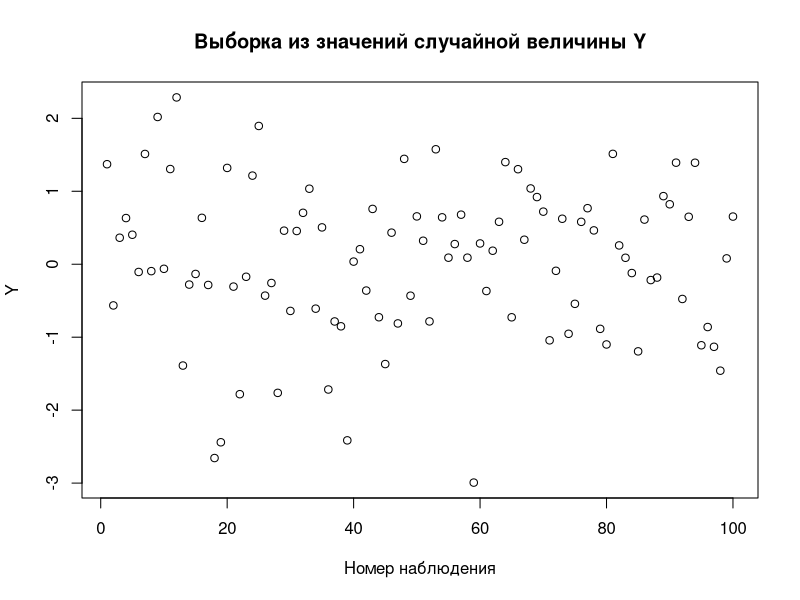
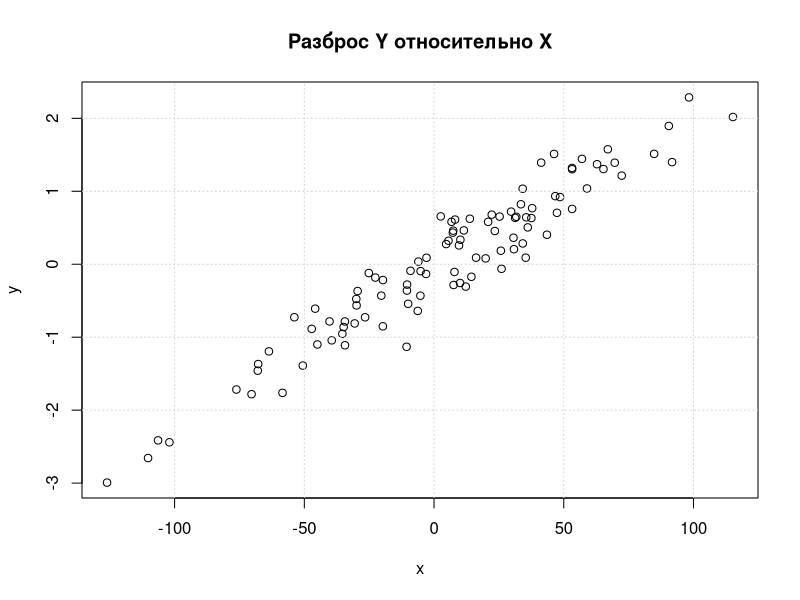
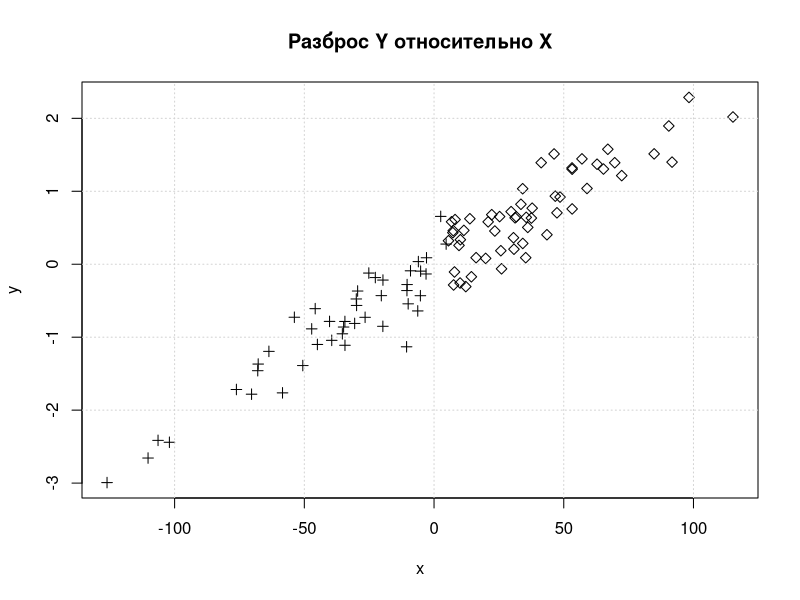
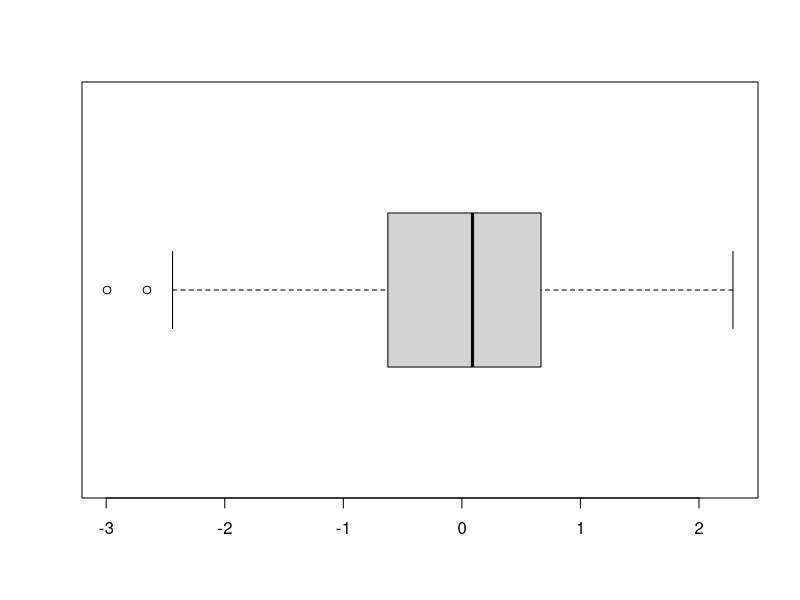
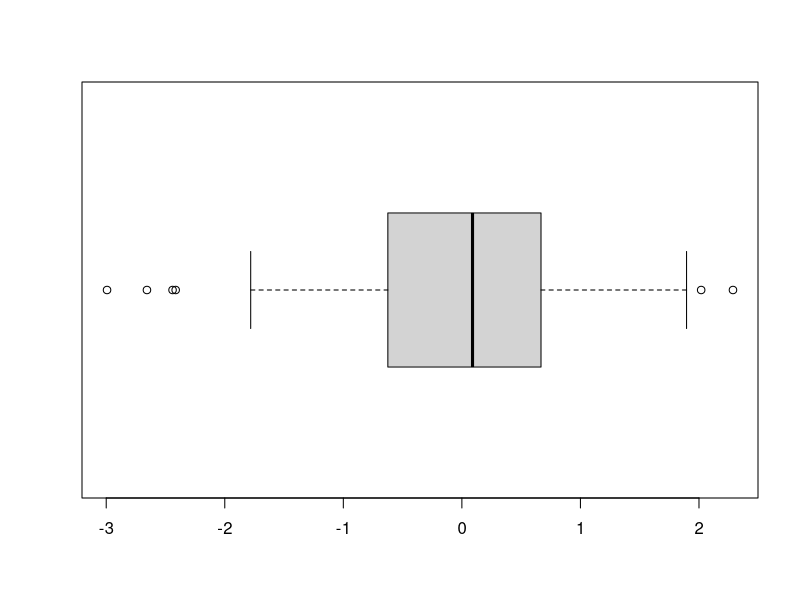
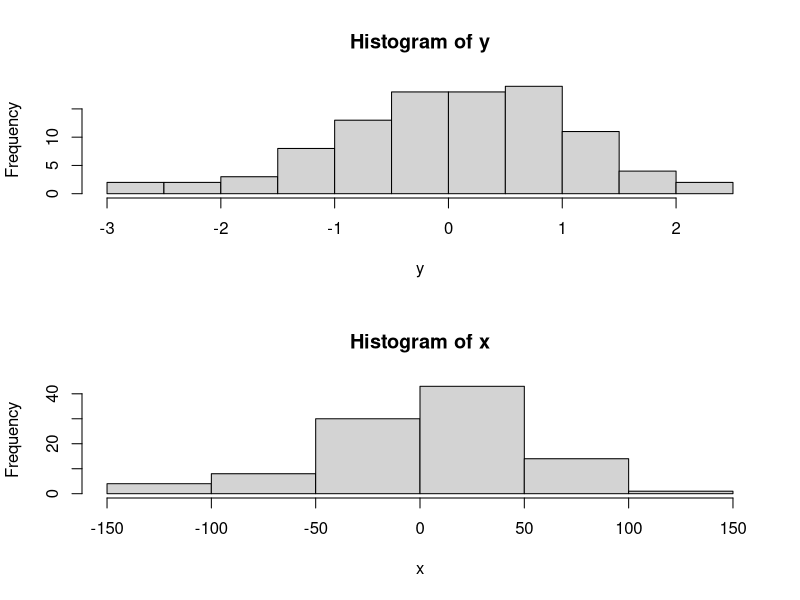
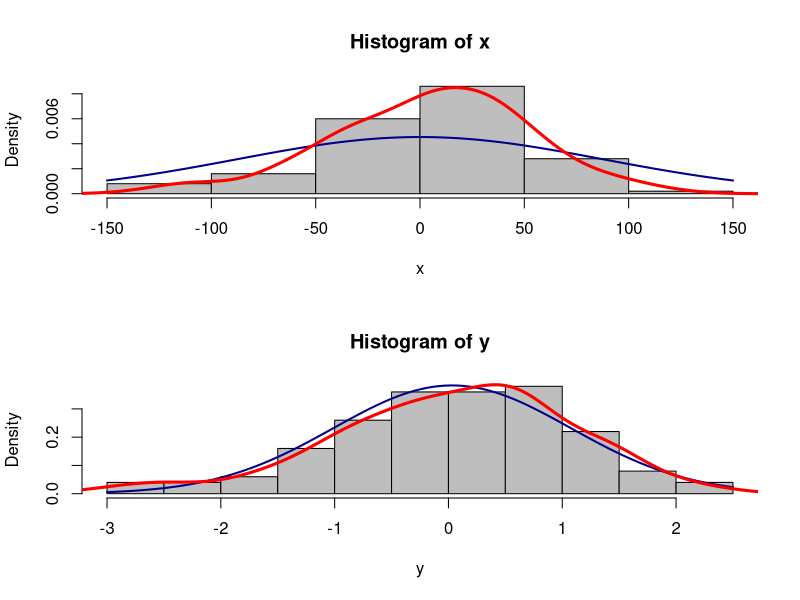

These charts were generated, in order, by the following R code: (Note: this script raises an error after producing the figures.)
#
# Скрипт для учебного пособия "Введение в R"
#
# Суязова (Аксюк) Светлана Андреевна s.a.askuk@gmail.com
# версия скрипта: 1.0 (20.09.2018)
#
# версия R:
# R.version
###                _                           
### platform       x86_64-w64-mingw32          
### arch           x86_64                      
### os             mingw32                     
### system         x86_64, mingw32             
### status                                     
### major          3                           
### minor          5.1                         
### year           2018                        
### month          07                          
### day            02                          
### svn rev        74947                       
### language       R                           
### version.string R version 3.5.1 (2018-07-02)
### nickname       Feather Spray       


# 3. Базовая графика -----------------------------------------------------------

# 3.1 Точечный график ========================================================== 

# создать вектор y ~ N(0, 1)
set.seed(42)
y <- rnorm(100)        
plot(y, main = 'Выборка из значений случайной величины Y', 
     xlab = 'Номер наблюдения', ylab = 'Y')

# создать вектор x
set.seed(4)
x <- y * 42 + rnorm(100, mean = 2, sd = 15)   
plot(x, y, main = 'Разброс Y относительно X')
# добавить сетку
abline(v = seq(-100, 100, by = 50), h = -2:3, col = "lightgray", lty = 3)

dots <- as.numeric(x > mean(x))
plot(x, y, main = 'Разброс Y относительно X', 
     pch = dots*2 + 3)
# добавим на график сетку
abline(v = seq(-100, 100, by = 50), h = -2:3, 
       col = "lightgray", lty = 3)               # Рисунок 7


# 3.2 Коробчатая диаграмма, или "ящик с усами" =================================

boxplot(y, horizontal = TRUE)

# сузить интервал, в котором наблюдения считаются 
# неаномальными, до 1 межквартильного расстояния
boxplot(y, horizontal = TRUE, range = 1)


# Несколько графиков на одном полотне ##########################################

# изменяем размещение графиков: 2 строки, 1 столбец
par(mfrow = c(2, 1))
hist(y)                    # строим гистограмму y
hist(x)                    # строим гистограмму x
par(mfrow = c(1, 1))       # меняем размещение на исходное

# гистограммы с кривыми плотности
par(mfrow = c(2, 1))
# строим гистограмму x, по вертикали откладываем вероятности
hist(x, freq = F, col = 'grey')
# добавляем плотность теоретического распределения с такими 
#  же числовыми характеристиками, как у x
curve(dnorm(x, mean = mean(x), sd = sd(x)), 
      col = "darkblue", lwd = 2, add = T)
# добавляем плотность фактического распределения x
lines(density(x), col = "red", lwd = 3)
# то же самое для y
hist(y, freq = FALSE, col = 'grey')
curve(dnorm(x, mean = mean(y), sd = sd(y)), 
      col = "darkblue", lwd = 2, add = TRUE)
lines(density(y), col = "red", lwd = 3)
par(mfrow = c(1, 1))

# присоединяем фрейм
attach(dfLab)
# расположение графиков
layout(matrix(c(1, 1, 2, 3), 2, 2, byrow = TRUE))
hist(Возраст)
hist(Рост)
hist(Вес)

# расположение графиков с указанием ширины
layout(matrix(c(1, 1, 2, 3), 2, 2, byrow = TRUE), 
       widths = c(3, 1), heights = c(1, 2))
# строим гистограммы
hist(Возраст)
hist(Рост)
hist(Вес)

detach(dfLab)
par(mfrow = c(1, 1))
    

# Запись графика в файл ########################################################

# открыть поток вывода в файл pic01.png, фон прозрачный
png(filename = 'pic01.png', bg = 'transparent')

# дальше код создания графика
layout(matrix(c(1, 1, 2, 3), 2, 2, byrow = TRUE), 
       widths = c(3, 1), heights = c(1, 2))
hist(Возраст)
hist(Рост)
hist(Вес)
# закрыть поток вывода в файл
dev.off()

# присоединяем фрейм
attach(dfLab)

# внешние границы полотна графика
par(mar = c(5, 4, 1, 1) + 0.1)
# рисуем пустой график
plot(Рост, Вес, type = 'n', axes = F, xlim = c(140, 185), ylim = c(40, 105),
         main = 'Рост и вес сотрудников лаборатории')
# номера маркеров наблюдений делаем из столбца пола
dots <- as.numeric(factor(Пол))
# наносим точки на график
points(Рост, Вес, pch = dots + 15, cex = 1.2)
# рисуем оси
axis(1, at = seq(140, 180, by = 10), pos = 40)
axis(2, at = seq(40, 100, by = 10), las = 2, pos = 140)
# стрелки на концах осей
arrows(x0 = c(180, 140), y0 = c(40, 100), x1 = c(185, 140), y1 = c(40, 105), 
       length = 0.15)
# легенда
legend(170, 100, pch = unique(dots) + 15, cex = 1.2,
       legend = c(unique(Пол)))
# подпишем сотрудника с максимальным весом
text(Рост[Вес == max(Вес)], max(Вес), labels = Имя[Вес == max(Вес)],
         pos = 2, font = 3)
# нижняя подпись
mtext('Источник данных: http://ru.steins-gate.wikia.com', side = 1, 
      line = 4, adj = 1, cex = 0.8, font = 3)
# рамка вокруг полотна графика
box('figure')

# отсоединяем фрейм
detach(dfLab)
